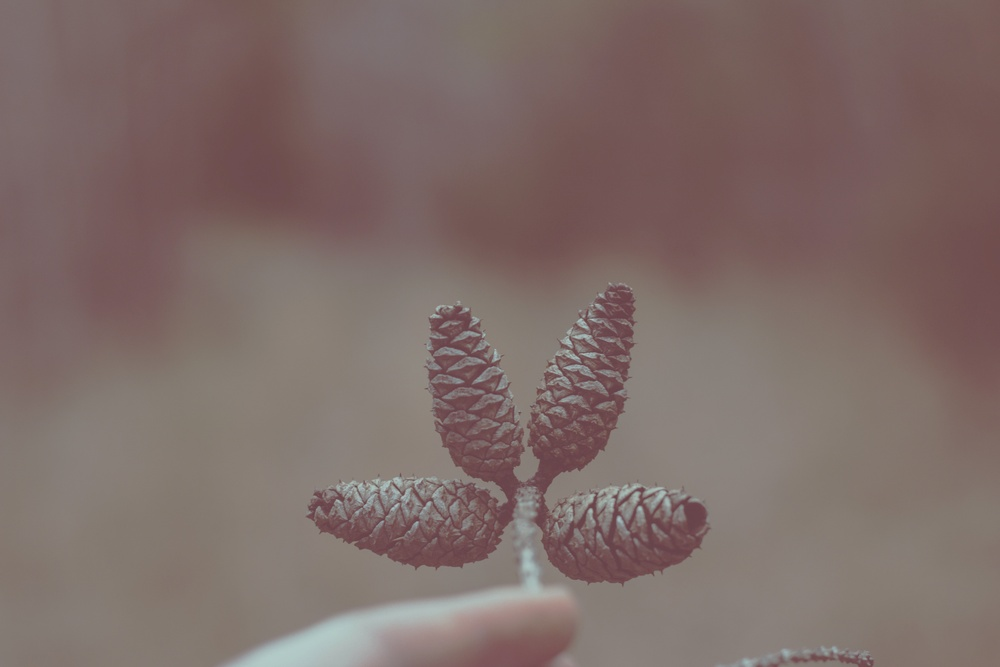
#> input picture CV LAB1/img/low_contrast.jpg, 1000 x 667 px, shrunk from 5184 x 3456 before the run
$ jupyter execute --allow-errors CV_LAB1.ipynb
#> lines starting #> are read from the running program, lines starting #| are printed output that depends on the picture; after the words box and inside, x2 and y2 are one past the last pixel; in counts of white or black regions, pixels touching at a corner belong together
[cell 1]
import cv2
import matplotlib.pyplot as plt
import numpy as np
from scipy import ndimage
from scipy.ndimage.filters import convolve

[cell 2]
def gaussian_kernel(size, sigma=1):
    size = int(size) // 2
    x, y = np.mgrid[-size:size + 1, -size:size + 1]
    normal = 1 / (2.0 * np.pi * sigma**2)
    g =  np.exp(-((x ** 2 + y ** 2) / (2.0 * sigma ** 2))) * normal
    return g

[cell 3]
def sobel_filters(img):
    Kx = np.array([[-1, 0, 1], [-2, 0, 2], [-1, 0, 1]], np.float32)
    Ky = np.array([[1, 2, 1], [0, 0, 0], [-1, -2, -1]], np.float32)

    Ix = ndimage.filters.convolve(img, Kx)
    Iy = ndimage.filters.convolve(img, Ky)

    G = np.hypot(Ix, Iy)
    G = G / G.max() * 255
    theta = np.arctan2(Iy, Ix)
    return (G, theta)

[cell 4]
def non_max_suppression(img, D):
    M, N = img.shape
    Z = np.zeros((M,N), dtype=np.int32)
    angle = D * 180. / np.pi
    angle[angle < 0] += 180
    for i in range(1,M-1):
        for j in range(1,N-1):
            q, r = 255, 255
            # angle 0
            if (0 <= angle[i,j] < 22.5) or (157.5 <= angle[i,j] <= 180):
                q = img[i, j+1]
                r = img[i, j-1]
            #angle 45
            elif (22.5 <= angle[i,j] < 67.5):
                q = img[i+1, j-1]
                r = img[i-1, j+1]
            #angle 90
            elif (67.5 <= angle[i,j] < 112.5):
                q = img[i+1, j]
                r = img[i-1, j]
            #angle 135
            elif (112.5 <= angle[i,j] < 157.5):
                q = img[i-1, j-1]
                r = img[i+1, j+1]
            if (img[i,j] >= q) and (img[i,j] >= r):
                Z[i,j] = img[i,j]
            else:
                Z[i,j] = 0
    return Z

def threshold(img, weak_pixel, strong_pixel, lowThreshold, highThreshold):
    highThreshold = img.max() * highThreshold;
    lowThreshold = highThreshold * lowThreshold;

    M, N = img.shape

    res = np.zeros((M,N), dtype=np.int32)

    weak = np.int32(weak_pixel)

    strong = np.int32(strong_pixel)
    strong_i, strong_j = np.where(img >= highThreshold)

    zeros_i, zeros_j = np.where(img < lowThreshold)

    weak_i, weak_j = np.where((img <= highThreshold) & (img >= lowThreshold))

    res[strong_i, strong_j] = strong
    res[weak_i, weak_j] = weak

    return res

def hysteresis(img, weak_pixel, strong_pixel):
    M, N = img.shape
    weak = weak_pixel
    strong = strong_pixel
    for i in range(1, M-1):
        for j in range(1, N-1):
            if (img[i,j] == weak):
                if ((img[i+1, j-1] == strong) or (img[i+1, j] == strong) or (img[i+1, j+1] == strong)
                    or (img[i, j-1] == strong) or (img[i, j+1] == strong)
                    or (img[i-1, j-1] == strong) or (img[i-1, j] == strong) or (img[i-1, j+1] == strong)):
                    img[i, j] = strong
                else:
                    img[i, j] = 0

    return img

[cell 5]
def candy_edge_detection(img, sigma, kernel_size, weak_pixel, strong_pixel, lowThreshold, highThreshold):
    img_smoothed = convolve(img, gaussian_kernel(kernel_size, sigma))
    gradientMat, thetaMat = sobel_filters(img_smoothed)
    nonMaxImg = non_max_suppression(gradientMat, thetaMat)
    thresholdImg = threshold(nonMaxImg, weak_pixel, strong_pixel, lowThreshold, highThreshold)

    return hysteresis(thresholdImg, weak_pixel, strong_pixel)

[cell 6]
def plot_images(input, output):
  fig, axs = plt.subplots(1, 2, figsize=(18, 5))
  fig.suptitle('Original Image, Detected Canny')

  axs[0].imshow(input, 'gray')
  axs[0].set_title('Original image')

  axs[1].imshow(output, 'gray')
  axs[1].set_title('Canny edge detected')

  plt.show()

def rgb2gray(rgb):
    r, g, b = rgb[:,:,0], rgb[:,:,1], rgb[:,:,2]
    gray = 0.2989 * r + 0.5870 * g + 0.1140 * b

    return gray

[cell 7]
SIGMA = 1.4
KERNEL_SIZE=5
LOWTHRESHOLD=0.09
HIGHTHRESHOLD=0.17
WEAK_PIXEL=100
STRONG_PIXEL = 255

IMAGES = ['./img/low_contrast.jpg', './img/high_contrast.jpg', './img/low_detailed.jpg', './img/high_detailed.jpg']

#> (a cell that did not finish here is left out)

#> in rgb2gray, `r, g, b = rgb[:,:,0], rgb[:,:,1], rgb[:,:,2]`:
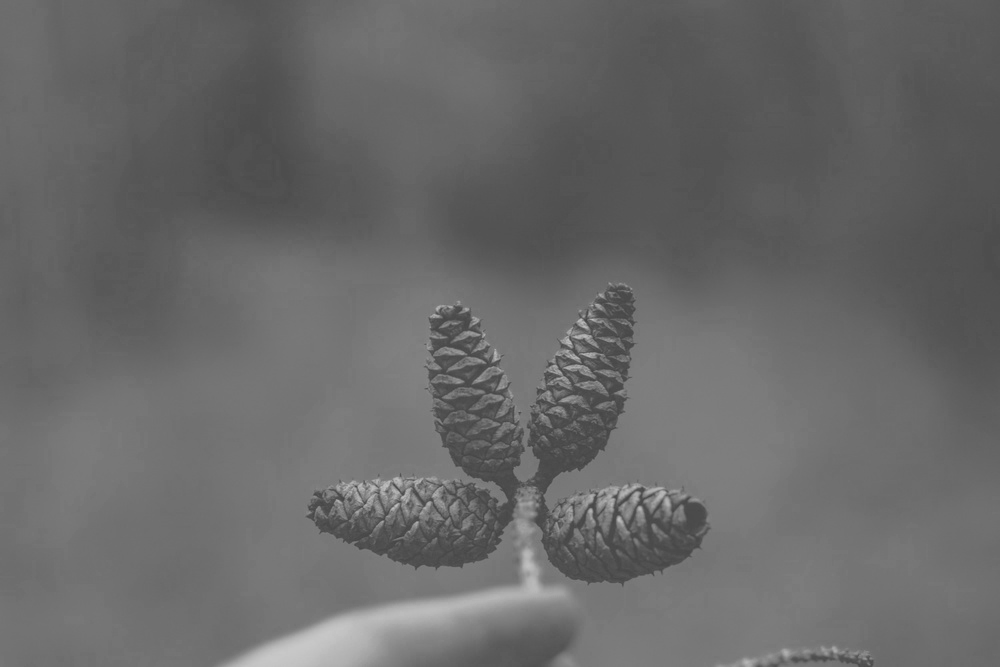
#> r: shape (667, 1000); min 65, max 200, mean 104.5

    image_canny = candy_edge_detection(image, SIGMA, KERNEL_SIZE, WEAK_PIXEL, STRONG_PIXEL, LOWTHRESHOLD, HIGHTHRESHOLD)
#> in sobel_filters, `Iy = ndimage.filters.convolve(img, Ky)`:
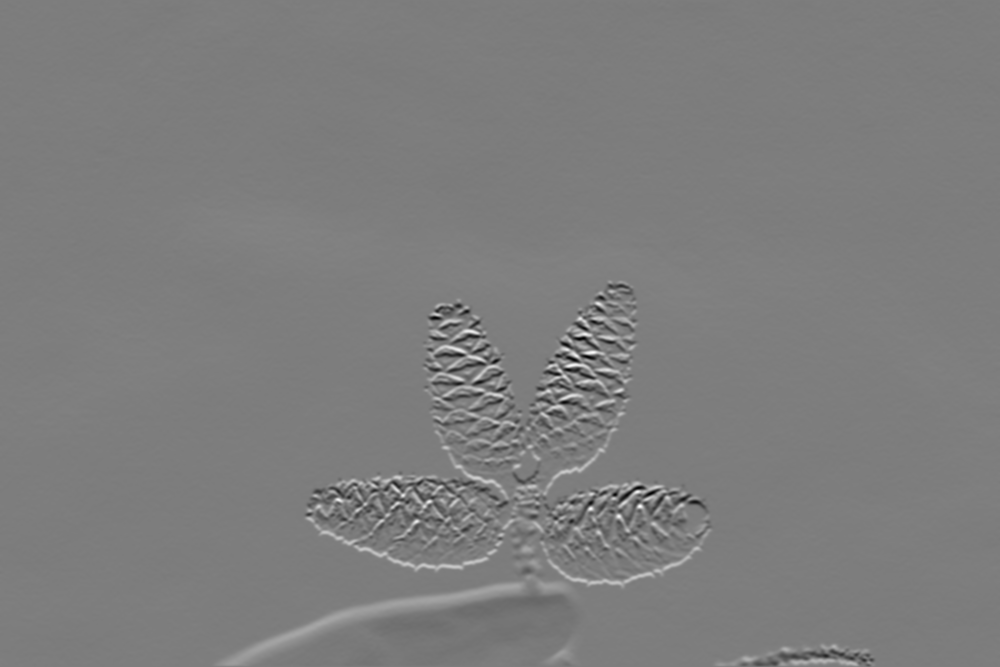
#> Iy: shape (667, 1000) float64; min -147.3, max 151.9, mean 0.2; drawn with min black and max white
#> in sobel_filters, `theta = np.arctan2(Iy, Ix)`:
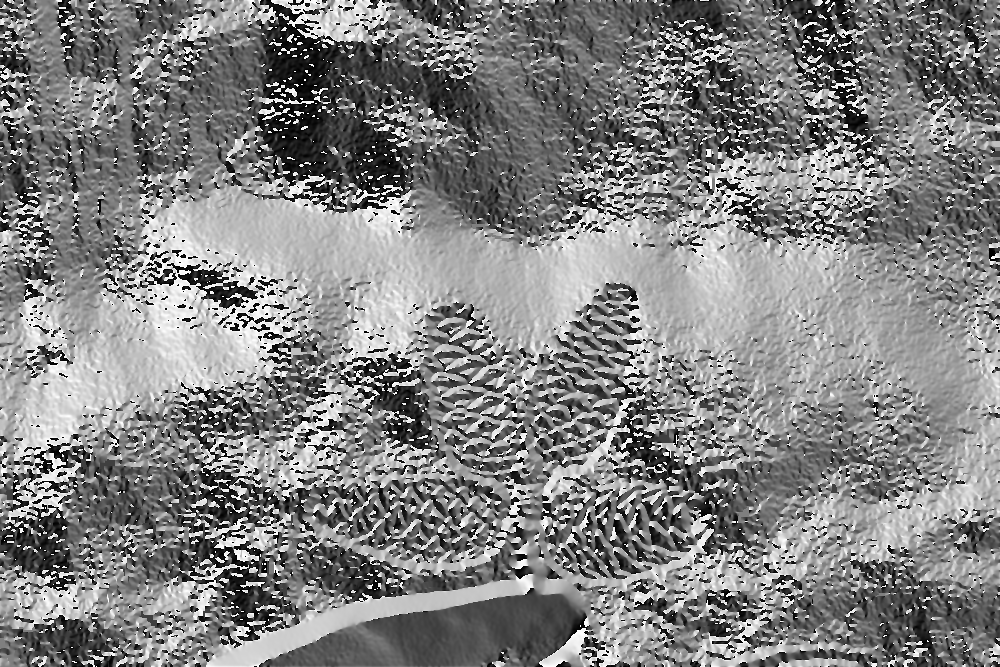
#> theta: shape (667, 1000) float64; min -3.14, max 3.14, mean 0.064; drawn with min black and max white
#> in non_max_suppression, `angle[angle < 0] += 180`:
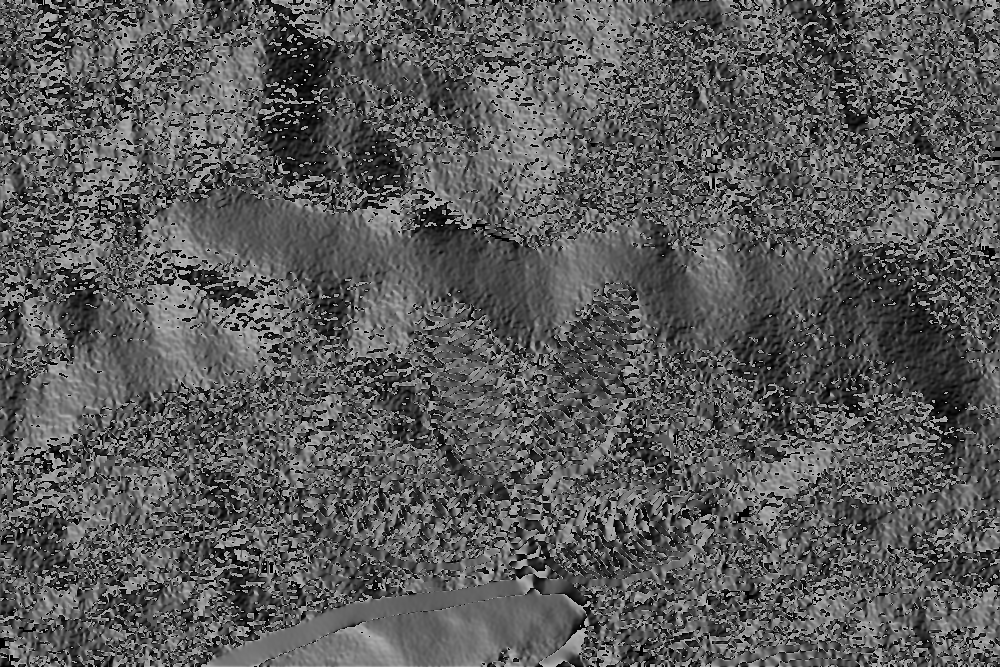
#> angle: shape (667, 1000) float64; min 0, max 180, mean 90.6
#> after the loop in non_max_suppression, `for i in range(1,M-1):`:
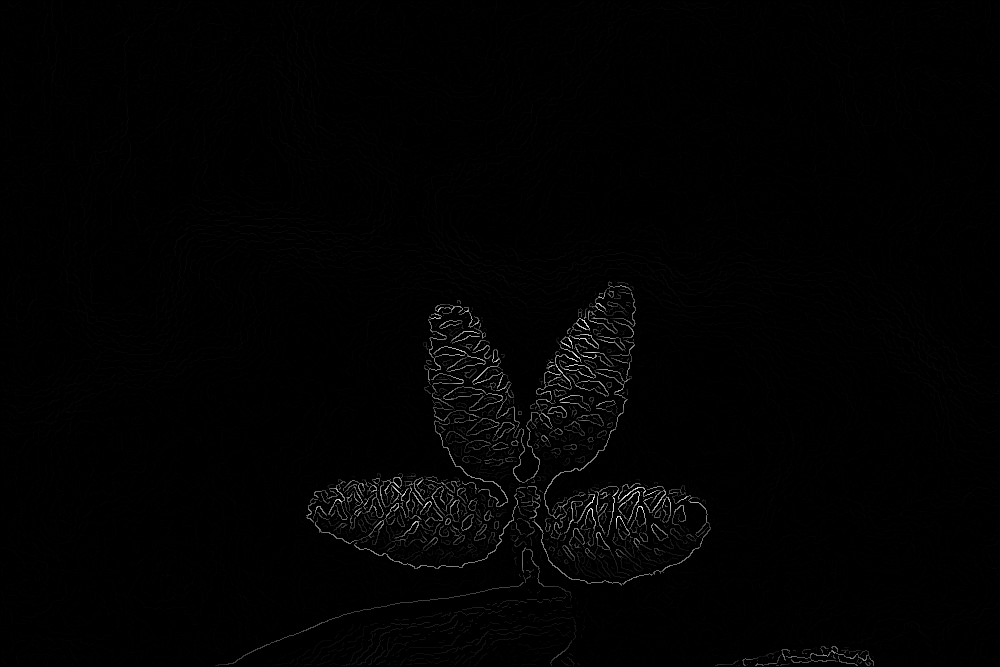
#> Z: shape (667, 1000) int32; min 0, max 255, mean 2.3
#> in threshold, `highThreshold = img.max() * highThreshold;`: highThreshold = 43.35
#> in threshold, `lowThreshold = highThreshold * lowThreshold;`: lowThreshold = 3.9
#> in threshold, `strong_i, strong_j = np.where(img >= highThreshold)`: strong_i = 11108 values from 281 to 665; strong_j = 11108 values, max 873 at index 10997, min 224 at index 11060, mean 522.1
#> in candy_edge_detection, `thresholdImg = threshold(nonMaxImg, weak_pixel, strong_pixel, lowThres..`:
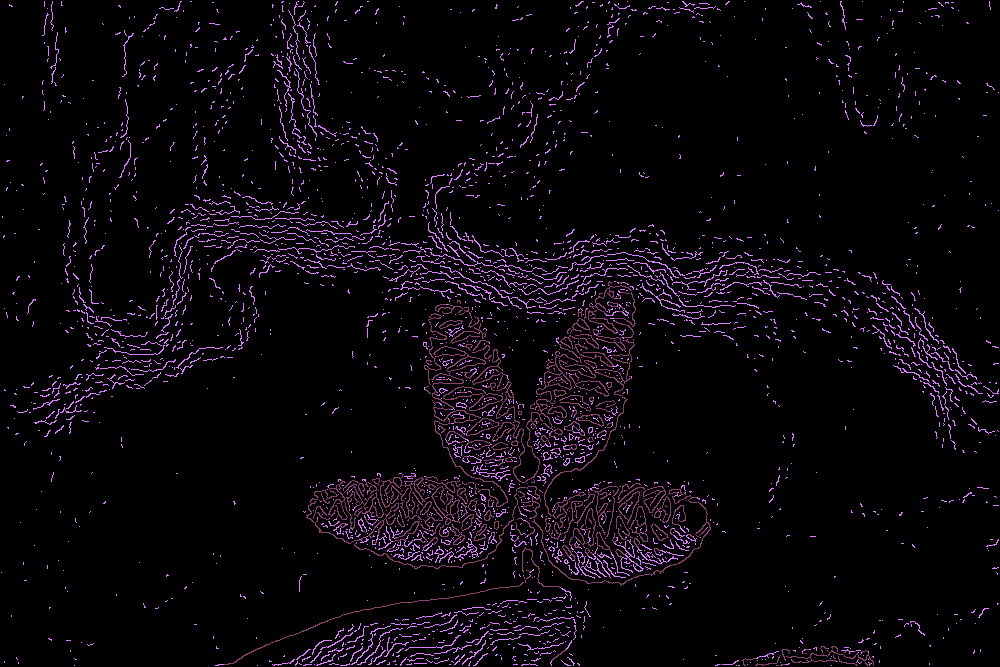
#> thresholdImg: shape (667, 1000) int32; 3 distinct labels, from 0 to 255; one colour per label, 0 black
#> after the loop in hysteresis, `for i in range(1, M-1):`:
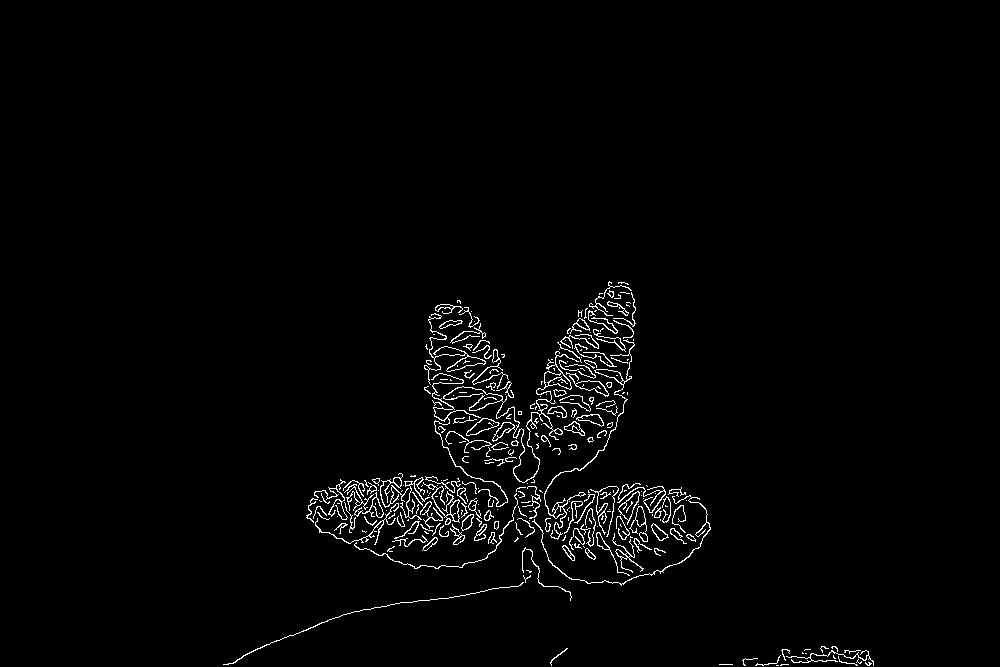
#> img: shape (667, 1000) int32; 1.9% white in thin lines or dots, all inside (x1, y1, x2, y2) = (223, 281, 874, 666)
    plot_images(image, image_canny)
#> pass 2 of the loop `for image_path in IMAGES:`:
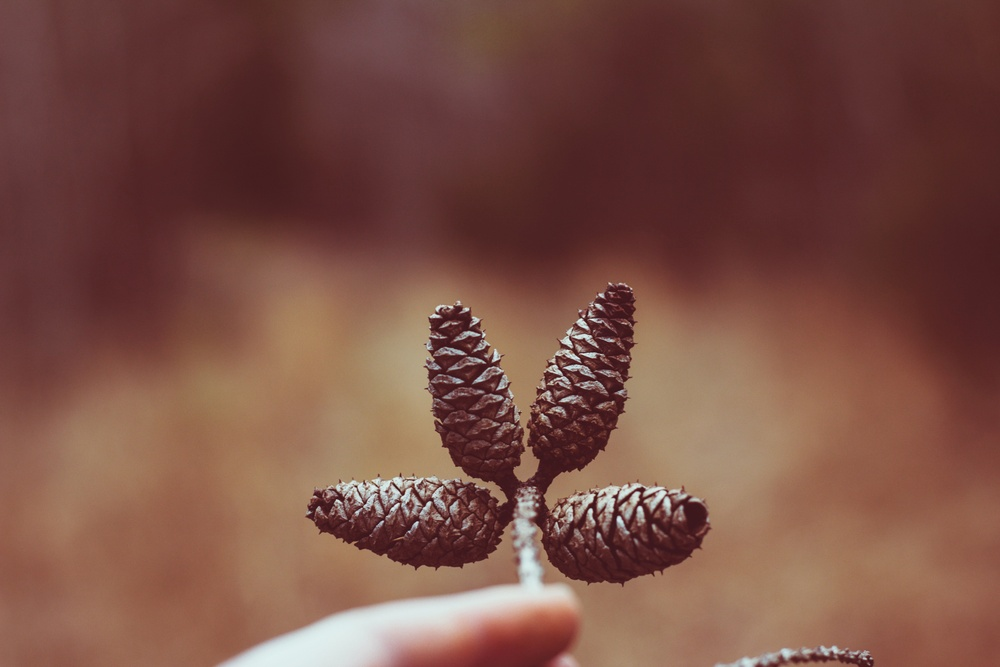
#> input picture CV LAB1/img/high_contrast.jpg, 1000 x 667 px, shrunk from 5184 x 3456 before the run
#> after the loop in non_max_suppression (call 2), `for i in range(1,M-1):`:
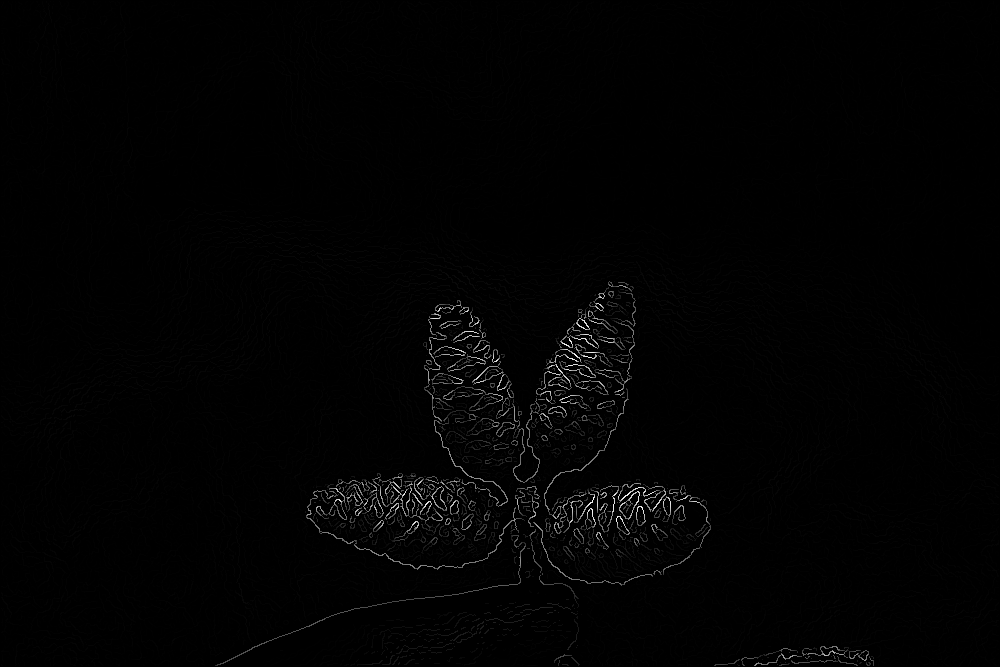
#> Z: shape (667, 1000) int32; min 0, max 255, mean 2.3
#> thresholdImg: shape (667, 1000) int32; 3 distinct labels, from 0 to 255
#> after the loop in hysteresis (call 2), `for i in range(1, M-1):`:
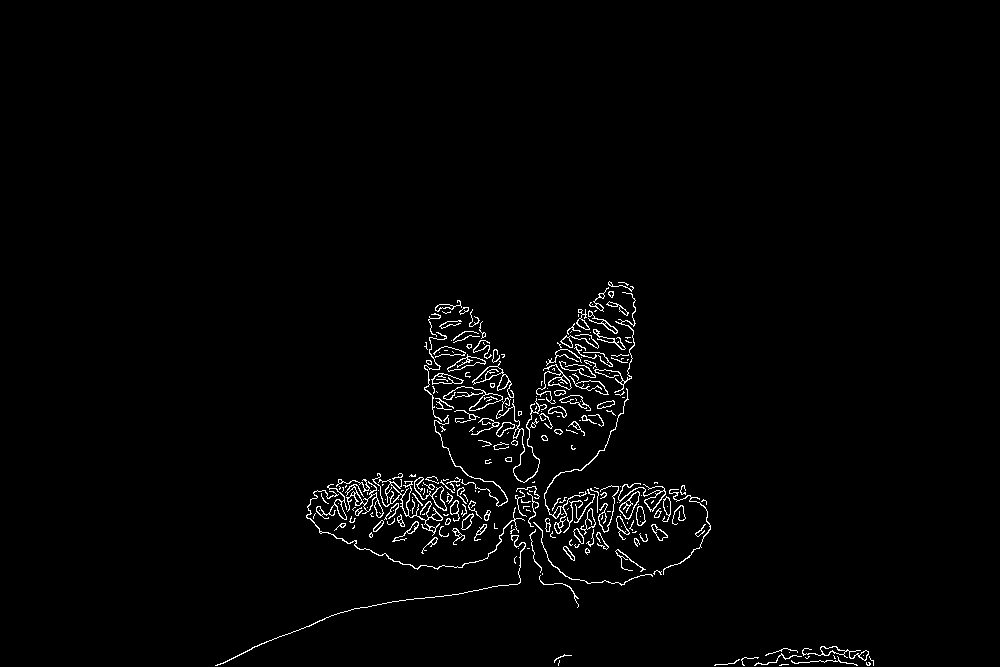
#> img: shape (667, 1000) int32; 1.7% white in thin lines or dots, all inside (x1, y1, x2, y2) = (215, 281, 874, 666)
#> pass 3 of the loop `for image_path in IMAGES:`:
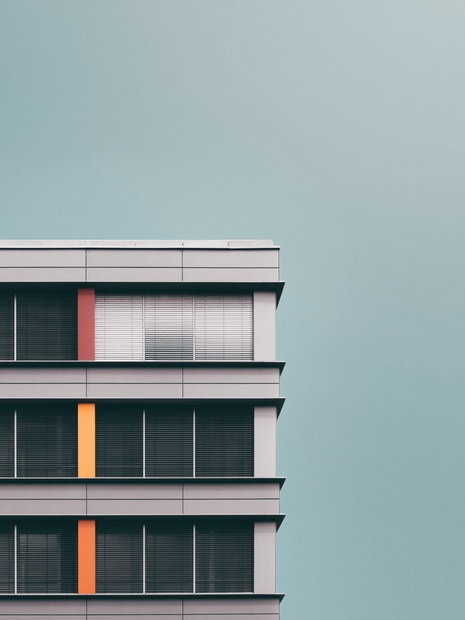
#> input picture CV LAB1/img/low_detailed.jpg, 465 x 620 px, shrunk from 2412 x 3216 before the run
#> r: shape (620, 465)
#> g: shape (620, 465)
#> b: shape (620, 465)
#> gray: shape (620, 465) float64
#> img_smoothed: shape (620, 465) float64
#> Ix: shape (620, 465) float64
#> Iy: shape (620, 465) float64
#> theta: shape (620, 465) float64
#> in non_max_suppression (call 3), `angle[angle < 0] += 180`:
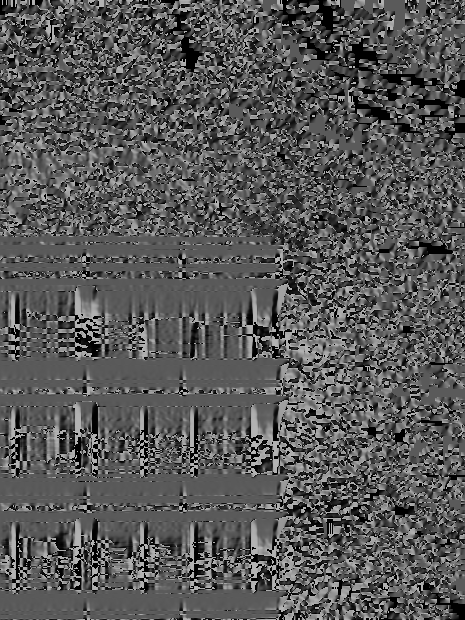
#> angle: shape (620, 465) float64; min 0, max 180, mean 87.5
#> after the loop in non_max_suppression (call 3), `for i in range(1,M-1):`:
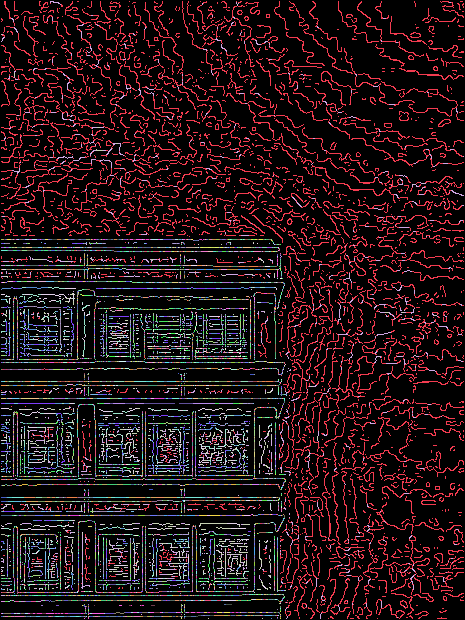
#> Z: shape (620, 465) int32; 256 distinct labels, from 0 to 255; one colour per label, 0 black
